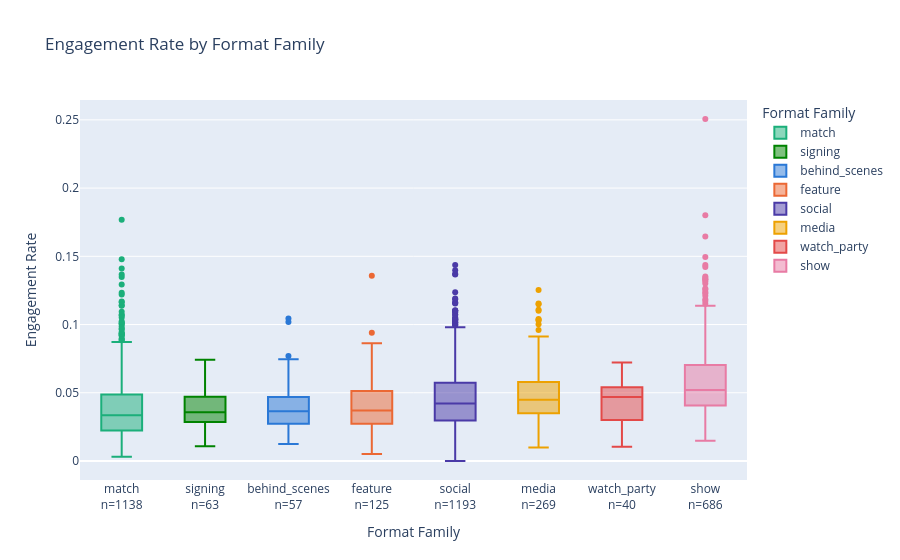

This figure's notebook cell:
### Code cell
order = df.groupby('format_family')['engagement_rate'].median().sort_values().index.tolist()
n = df['format_family'].value_counts()

fig = px.box(
    df, x='format_family', y='engagement_rate',
    color='format_family',
    color_discrete_map=FAMILY_COLORS,
    category_orders={'format_family': order},
    title='Engagement Rate by Format Family',
    labels={'format_family': 'Format Family', 'engagement_rate': 'Engagement Rate'},
    )

fig.update_xaxes(
    tickvals=order,
    ticktext=[f'{f}<br>n={n[f]}' for f in order])

fig.show()

### Figure 1 — Plotly figure (JSON) as saved in the notebook; plotly's stock layout.template omitted (floating-point values rounded to 4 significant figures; data arrays with more than 128 entries replaced by an {"elided": "..."} marker saying what was removed)
{"data": [{"alignmentgroup": "True", "hovertemplate": "Format Family=%{x}<br>Engagement Rate=%{y}<extra></extra>", "legendgroup": "match", "marker": {"color": "#1baf7a"}, "name": "match", "notched": false, "offsetgroup": "match", "orientation": "v", "showlegend": true, "type": "box", "x": {"elided": "1138 str values"}, "x0": " ", "xaxis": "x", "y": {"elided": "1138 float values"}, "y0": " ", "yaxis": "y"}, {"alignmentgroup": "True", "hovertemplate": "Format Family=%{x}<br>Engagement Rate=%{y}<extra></extra>", "legendgroup": "signing", "marker": {"color": "#008300"}, "name": "signing", "notched": false, "offsetgroup": "signing", "orientation": "v", "showlegend": true, "type": "box", "x": ["signing", "signing", "signing", "signing", "signing", "signing", "signing", "signing", "signing", "signing", "signing", "signing", "signing", "signing", "signing", "signing", "signing", "signing", "signing", "signing", "signing", "signing", "signing", "signing", "signing", "signing", "signing", "signing", "signing", "signing", "signing", "signing", "signing", "signing", "signing", "signing", "signing", "signing", "signing", "signing", "signing", "signing", "signing", "signing", "signing", "signing", "signing", "signing", "signing", "signing", "signing", "signing", "signing", "signing", "signing", "signing", "signing", "signing", "signing", "signing", "signing", "signing", "signing"], "x0": " ", "xaxis": "x", "y": [0.06176, 0.0515, 0.01793, 0.02137, 0.04968, 0.06704, 0.06965, 0.02782, 0.04659, 0.05108, 0.03005, 0.04726, 0.0323, 0.03954, 0.02801, 0.05403, 0.05508, 0.06093, 0.07414, 0.0382, 0.03102, 0.03848, 0.0461, 0.03136, 0.02993, 0.05028, 0.01839, 0.02724, 0.04076, 0.04386, 0.0363, 0.03025, 0.03817, 0.02841, 0.02293, 0.03534, 0.05748, 0.04936, 0.03032, 0.01823, 0.05638, 0.06081, 0.04444, 0.03567, 0.0279, 0.02879, 0.03672, 0.01512, 0.02973, 0.03574, 0.02809, 0.03817, 0.03564, 0.03081, 0.04148, 0.01873, 0.033, 0.02313, 0.04633, 0.03019, 0.01072, 0.03664, 0.01762], "y0": " ", "yaxis": "y"}, {"alignmentgroup": "True", "hovertemplate": "Format Family=%{x}<br>Engagement Rate=%{y}<extra></extra>", "legendgroup": "behind_scenes", "marker": {"color": "#2a78d6"}, "name": "behind_scenes", "notched": false, "offsetgroup": "behind_scenes", "orientation": "v", "showlegend": true, "type": "box", "x": ["behind_scenes", "behind_scenes", "behind_scenes", "behind_scenes", "behind_scenes", "behind_scenes", "behind_scenes", "behind_scenes", "behind_scenes", "behind_scenes", "behind_scenes", "behind_scenes", "behind_scenes", "behind_scenes", "behind_scenes", "behind_scenes", "behind_scenes", "behind_scenes", "behind_scenes", "behind_scenes", "behind_scenes", "behind_scenes", "behind_scenes", "behind_scenes", "behind_scenes", "behind_scenes", "behind_scenes", "behind_scenes", "behind_scenes", "behind_scenes", "behind_scenes", "behind_scenes", "behind_scenes", "behind_scenes", "behind_scenes", "behind_scenes", "behind_scenes", "behind_scenes", "behind_scenes", "behind_scenes", "behind_scenes", "behind_scenes", "behind_scenes", "behind_scenes", "behind_scenes", "behind_scenes", "behind_scenes", "behind_scenes", "behind_scenes", "behind_scenes", "behind_scenes", "behind_scenes", "behind_scenes", "behind_scenes", "behind_scenes", "behind_scenes", "behind_scenes"], "x0": " ", "xaxis": "x", "y": [0.07454, 0.07691, 0.01454, 0.04405, 0.03636, 0.05719, 0.05836, 0.03705, 0.04427, 0.1019, 0.0361, 0.03086, 0.07441, 0.03745, 0.05845, 0.02656, 0.1044, 0.04518, 0.07238, 0.02883, 0.05693, 0.04578, 0.02885, 0.02457, 0.01357, 0.02745, 0.01532, 0.0349, 0.01851, 0.0282, 0.04014, 0.05047, 0.02193, 0.03644, 0.03757, 0.03841, 0.02816, 0.0394, 0.06433, 0.0257, 0.03437, 0.04283, 0.03851, 0.0233, 0.03211, 0.04512, 0.02931, 0.05012, 0.05015, 0.04303, 0.02582, 0.03164, 0.01428, 0.01254, 0.01425, 0.01387, 0.03152], "y0": " ", "yaxis": "y"}, {"alignmentgroup": "True", "hovertemplate": "Format Family=%{x}<br>Engagement Rate=%{y}<extra></extra>", "legendgroup": "feature", "marker": {"color": "#eb6834"}, "name": "feature", "notched": false, "offsetgroup": "feature", "orientation": "v", "showlegend": true, "type": "box", "x": ["feature", "feature", "feature", "feature", "feature", "feature", "feature", "feature", "feature", "feature", "feature", "feature", "feature", "feature", "feature", "feature", "feature", "feature", "feature", "feature", "feature", "feature", "feature", "feature", "feature", "feature", "feature", "feature", "feature", "feature", "feature", "feature", "feature", "feature", "feature", "feature", "feature", "feature", "feature", "feature", "feature", "feature", "feature", "feature", "feature", "feature", "feature", "feature", "feature", "feature", "feature", "feature", "feature", "feature", "feature", "feature", "feature", "feature", "feature", "feature", "feature", "feature", "feature", "feature", "feature", "feature", "feature", "feature", "feature", "feature", "feature", "feature", "feature", "feature", "feature", "feature", "feature", "feature", "feature", "feature", "feature", "feature", "feature", "feature", "feature", "feature", "feature", "feature", "feature", "feature", "feature", "feature", "feature", "feature", "feature", "feature", "feature", "feature", "feature", "feature", "feature", "feature", "feature", "feature", "feature", "feature", "feature", "feature", "feature", "feature", "feature", "feature", "feature", "feature", "feature", "feature", "feature", "feature", "feature", "feature", "feature", "feature", "feature", "feature", "feature"], "x0": " ", "xaxis": "x", "y": [0.0473, 0.04761, 0.03355, 0.07321, 0.03306, 0.0416, 0.09402, 0.05374, 0.06191, 0.05932, 0.03135, 0.05983, 0.07112, 0.05272, 0.05946, 0.06348, 0.08636, 0.02833, 0.01305, 0.02525, 0.03825, 0.04488, 0.03778, 0.03456, 0.04331, 0.0118, 0.0398, 0.04911, 0.03407, 0.04507, 0.02981, 0.1358, 0.0767, 0.03785, 0.03207, 0.02893, 0.05334, 0.008414, 0.03352, 0.03503, 0.03515, 0.03606, 0.0375, 0.02532, 0.0331, 0.02468, 0.027, 0.05711, 0.04036, 0.06221, 0.05108, 0.02071, 0.04511, 0.0557, 0.06119, 0.05902, 0.06525, 0.06173, 0.04921, 0.03364, 0.05482, 0.038, 0.05643, 0.06884, 0.04215, 0.03685, 0.03705, 0.02705, 0.03001, 0.05307, 0.03608, 0.05209, 0.03839, 0.0319, 0.03128, 0.05162, 0.05706, 0.02643, 0.06491, 0.02988, 0.02087, 0.02128, 0.01825, 0.03044, 0.0344, 0.03463, 0.02611, 0.04819, 0.04627, 0.02087, 0.01048, 0.02944, 0.005216, 0.02939, 0.02178, 0.0126, 0.01844, 0.03846, 0.04388, 0.04364, 0.018, 0.01703, 0.04233, 0.0402, 0.03564, 0.03311, 0.03785, 0.04157, 0.05069, 0.03704, 0.07494, 0.03301, 0.0355, 0.02726, 0.05589, 0.02024, 0.03813, 0.02457, 0.02516, 0.01127, 0.02023, 0.01938, 0.01966, 0.01324, 0.01325], "y0": " ", "yaxis": "y"}, {"alignmentgroup": "True", "hovertemplate": "Format Family=%{x}<br>Engagement Rate=%{y}<extra></extra>", "legendgroup": "social", "marker": {"color": "#4a3aa7"}, "name": "social", "notched": false, "offsetgroup": "social", "orientation": "v", "showlegend": true, "type": "box", "x": {"elided": "1193 str values"}, "x0": " ", "xaxis": "x", "y": {"elided": "1193 float values"}, "y0": " ", "yaxis": "y"}, {"alignmentgroup": "True", "hovertemplate": "Format Family=%{x}<br>Engagement Rate=%{y}<extra></extra>", "legendgroup": "media", "marker": {"color": "#eda100"}, "name": "media", "notched": false, "offsetgroup": "media", "orientation": "v", "showlegend": true, "type": "box", "x": {"elided": "269 str values"}, "x0": " ", "xaxis": "x", "y": {"elided": "269 float values"}, "y0": " ", "yaxis": "y"}, {"alignmentgroup": "True", "hovertemplate": "Format Family=%{x}<br>Engagement Rate=%{y}<extra></extra>", "legendgroup": "watch_party", "marker": {"color": "#e34948"}, "name": "watch_party", "notched": false, "offsetgroup": "watch_party", "orientation": "v", "showlegend": true, "type": "box", "x": ["watch_party", "watch_party", "watch_party", "watch_party", "watch_party", "watch_party", "watch_party", "watch_party", "watch_party", "watch_party", "watch_party", "watch_party", "watch_party", "watch_party", "watch_party", "watch_party", "watch_party", "watch_party", "watch_party", "watch_party", "watch_party", "watch_party", "watch_party", "watch_party", "watch_party", "watch_party", "watch_party", "watch_party", "watch_party", "watch_party", "watch_party", "watch_party", "watch_party", "watch_party", "watch_party", "watch_party", "watch_party", "watch_party", "watch_party", "watch_party"], "x0": " ", "xaxis": "x", "y": [0.05171, 0.02935, 0.03156, 0.0397, 0.02557, 0.02609, 0.02579, 0.03082, 0.02407, 0.02703, 0.02303, 0.02482, 0.05438, 0.03907, 0.06566, 0.045, 0.03477, 0.04815, 0.07045, 0.05962, 0.05547, 0.05861, 0.05312, 0.05459, 0.03888, 0.05433, 0.04975, 0.07225, 0.05294, 0.04931, 0.05175, 0.04587, 0.05427, 0.04207, 0.05366, 0.04799, 0.05348, 0.04524, 0.02391, 0.01044], "y0": " ", "yaxis": "y"}, {"alignmentgroup": "True", "hovertemplate": "Format Family=%{x}<br>Engagement Rate=%{y}<extra></extra>", "legendgroup": "show", "marker": {"color": "#e87ba4"}, "name": "show", "notched": false, "offsetgroup": "show", "orientation": "v", "showlegend": true, "type": "box", "x": {"elided": "686 str values"}, "x0": " ", "xaxis": "x", "y": {"elided": "686 float values"}, "y0": " ", "yaxis": "y"}], "layout": {"boxmode": "overlay", "legend": {"title": {"text": "Format Family"}, "tracegroupgap": 0}, "title": {"text": "Engagement Rate by Format Family"}, "xaxis": {"anchor": "y", "categoryarray": ["match", "signing", "behind_scenes", "feature", "social", "media", "watch_party", "show"], "categoryorder": "array", "domain": [0, 1], "ticktext": ["match<br>n=1138", "signing<br>n=63", "behind_scenes<br>n=57", "feature<br>n=125", "social<br>n=1193", "media<br>n=269", "watch_party<br>n=40", "show<br>n=686"], "tickvals": ["match", "signing", "behind_scenes", "feature", "social", "media", "watch_party", "show"], "title": {"text": "Format Family"}}, "yaxis": {"anchor": "x", "domain": [0, 1], "title": {"text": "Engagement Rate"}}}}
